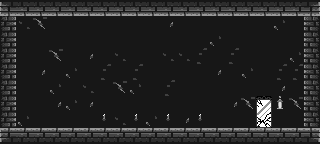

Tiled map render using the project's own tile images. Description and the map definition, with tile-layer contents summarised, below:
An orthogonal 20x9 tile map with 16x16 px tiles, 4 tile layers (Background, Walls, Decorations, Decorations II) and 2 objects (spawn, level9).

<map version="1.10" tiledversion="1.11.0" orientation="orthogonal" renderorder="right-down" width="20" height="9" tilewidth="16" tileheight="16" infinite="0" nextlayerid="6" nextobjectid="10">
 <tileset firstgid="1" source="dungeon.tsx" />
 <layer id="1" name="Background" width="20" height="9">
  <properties>
   <property name="zindex" type="float" value="0" />
  </properties>
  <data>[180 cells, 180 non-empty, 6 distinct tile ids]</data>
 </layer>
 <layer id="2" name="Walls" width="20" height="9">
  <properties>
   <property name="solid" type="bool" value="true" />
   <property name="zindex" type="float" value="10" />
  </properties>
  <data>[180 cells, 54 non-empty, 8 distinct tile ids]</data>
 </layer>
 <layer id="3" name="Decorations" width="20" height="9">
  <properties>
   <property name="zindex" type="float" value="20" />
  </properties>
  <data>[180 cells, 7 non-empty, 4 distinct tile ids]</data>
 </layer>
 <objectgroup id="5" name="Decorations">
  <object id="9" name="spawn" gid="67" x="32" y="128" width="16" height="16" />
  <object id="7" name="level9" gid="87" x="16" y="128" width="16" height="16" />
 </objectgroup>
 <layer id="4" name="Decorations II" width="20" height="9">
  <properties>
   <property name="zindex" type="float" value="30" />
  </properties>
  <data>[180 cells, 0 non-empty, 0 distinct tile ids]</data>
 </layer>
</map>